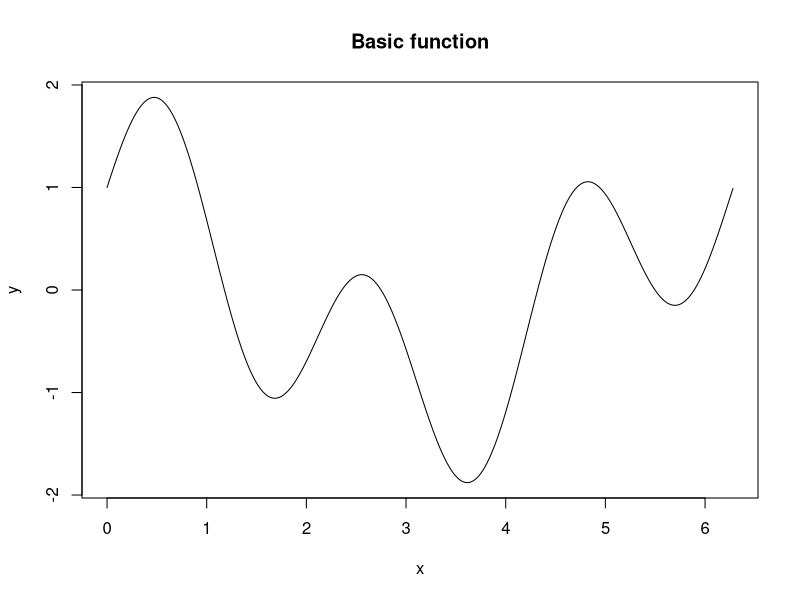
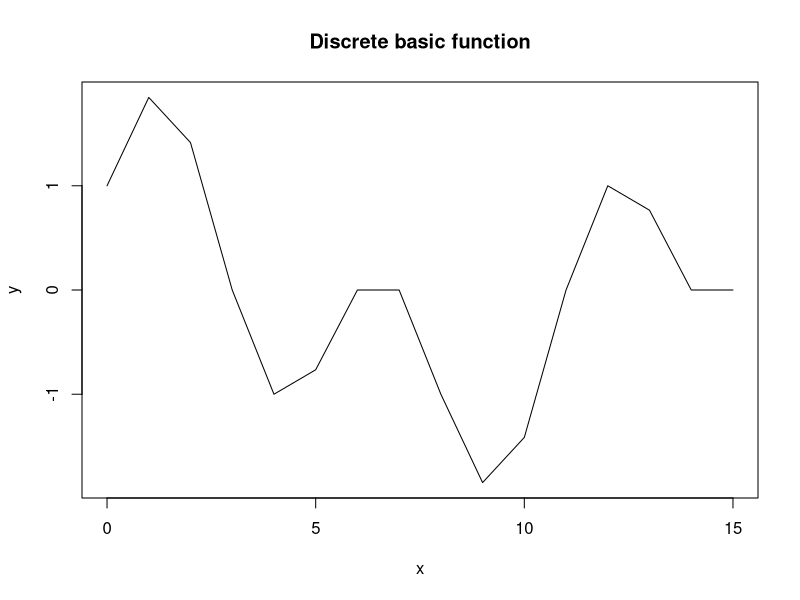

Write the R code that produced these figures, in order.
# Made by IvAlex

y <- function(x) {
  sin(3 * x) + cos(x)
}

custom_plot <- function(x, y, head_title) {
  plot(x, y, type = "l", xlab = "x", ylab = "y", main = head_title)
}

# Dots num
N <- 16

#Period
T <- 2 * pi

#Interval
a <- 0
b <- a + T

# basic function
basic_xdots <- seq(a, b, by = 0.01)
basic_ydots <- y(basic_xdots)
custom_plot(basic_xdots, basic_ydots, "Basic function")

#discrete basic function
xdots <- seq(0, N - 1, by = 1)
basic_xdots <- seq(a, b, length.out = (N + 1))
basic_xdots <- basic_xdots[ basic_xdots < b]
basic_ydots <- y(basic_xdots)
custom_plot(xdots, basic_ydots, "Discrete basic function")

#custom sign
custom_sign <- function(num) {
  return (if (sign(num) > 0) 1 else (-1))
}

#Rademacher function
r <- function(k, t) {
  if (t < 0 || t >= 1)
  {
    stop("t must be in interval [0; 1)")
  }
  custom_sign(sin((2 ^ k) * pi * t))
}

number2binary = function(number, noBits) {
  binary_vector = rev(as.numeric(intToBits(number)))
  binary_vector[-(1:(length(binary_vector) - noBits))]
}

#Walsh function
wal <- function(n, t, r_num) {
  n_bin <- c(0, number2binary(n, r_num))
  res <- 1
  
  for(k in seq(1, r_num, by = 1)) {
    # because array indexes from 1
    if (xor(n_bin[r_num - k + 2], n_bin[r_num - k + 1])) {
      res <- res * r(k, t)
    }
  }
  
  res
}

#Test (temp)
wal(6, 0.9, 3)
